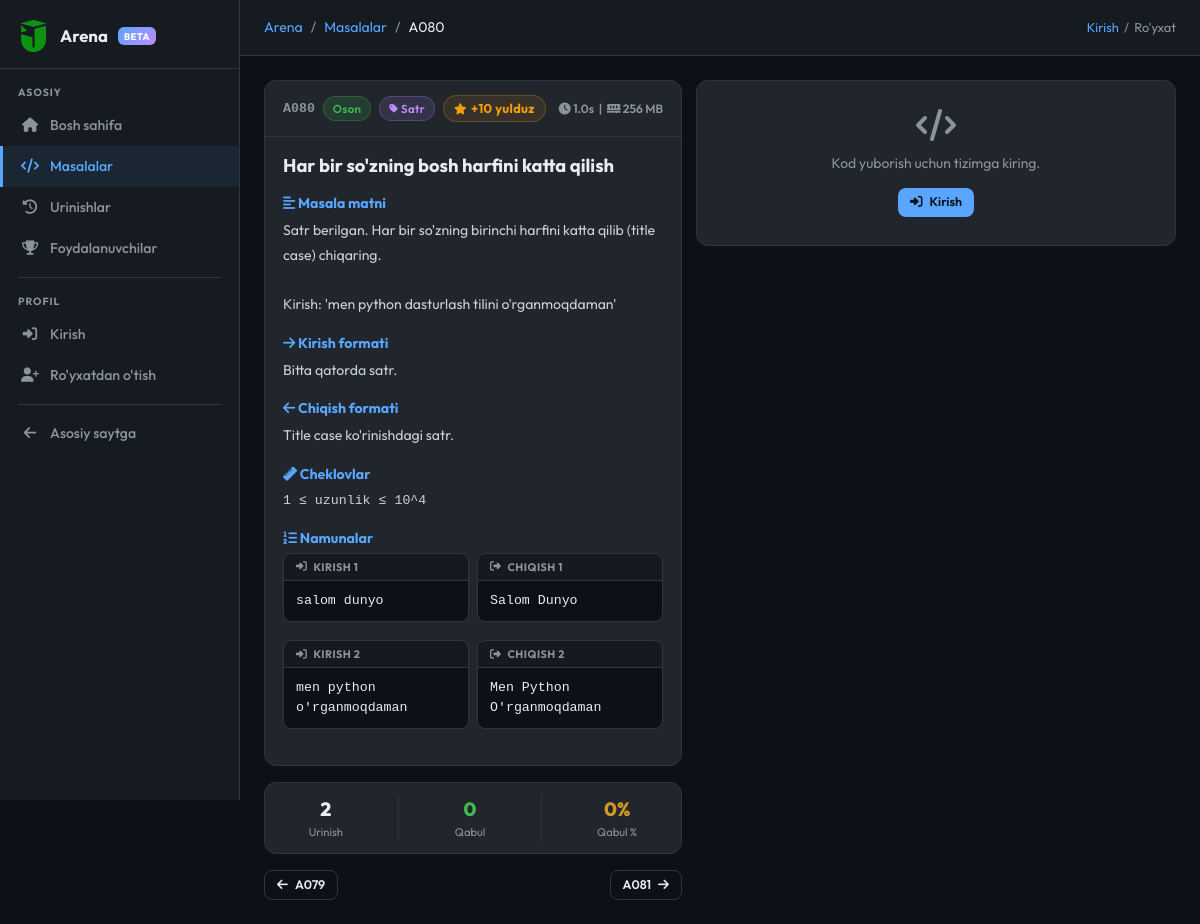
/arena/problems/80, run on an earlier commit of the app's database.
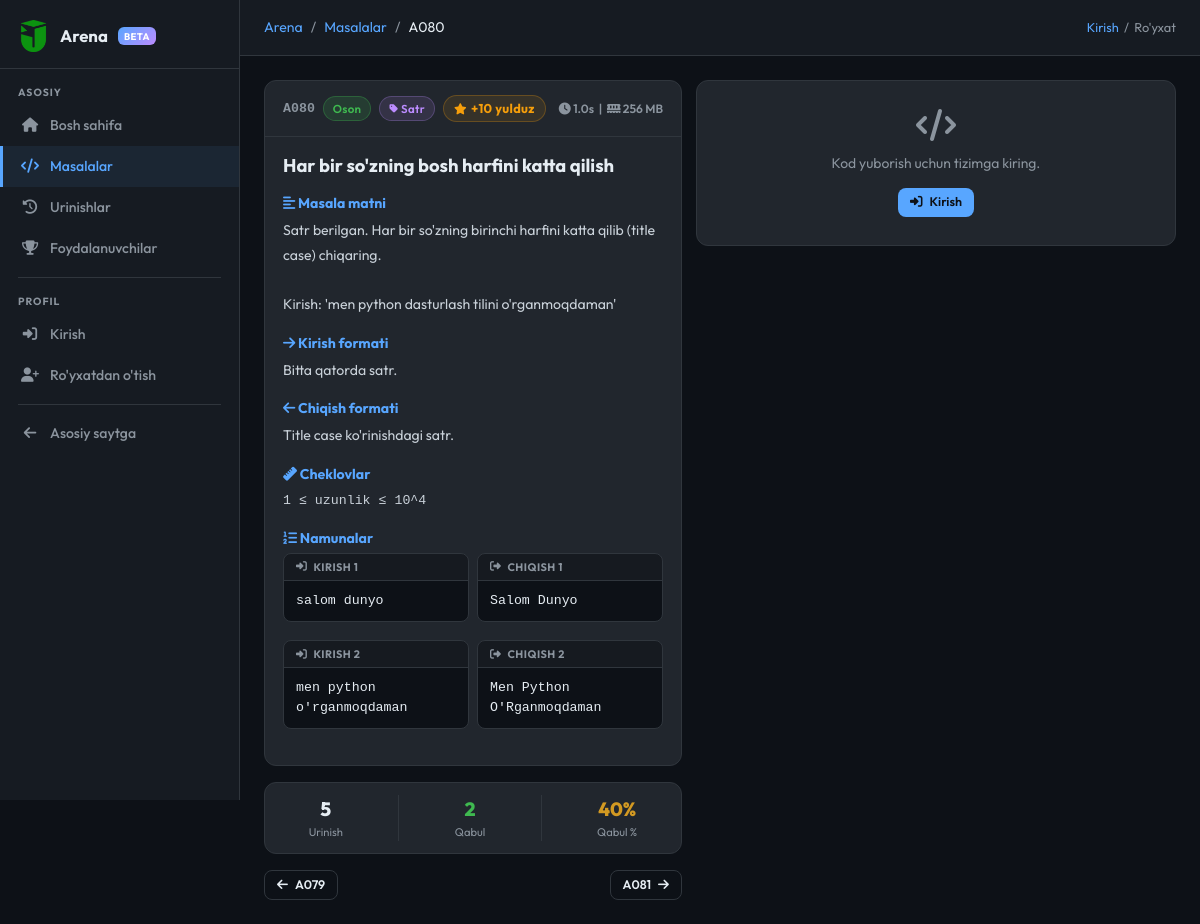
And on a later commit of the database.
### models.py (models this page shows)
class ArenaProblem(db.Model):
    __tablename__ = 'arena_problems'
    id = db.Column(db.Integer, primary_key=True)
    code = db.Column(db.String(10), unique=True, nullable=False)  # A001, M005
    title = db.Column(db.String(200), nullable=False)
    description = db.Column(db.Text, nullable=False)
    input_format = db.Column(db.Text, default='')
    output_format = db.Column(db.Text, default='')
    constraints = db.Column(db.Text, default='')
    examples = db.Column(db.Text, default='[]')  # JSON: [{input, output, explanation}]
    hidden_tests = db.Column(db.Text, default='[]')  # JSON: [{input, output}] — foydalanuvchiga ko'rsatilmaydi
    difficulty = db.Column(db.String(10), default='easy')   # easy / medium / hard
    category = db.Column(db.String(50), default='general')
    correct_answer = db.Column(db.Text, default='')          # for auto-grading
    time_limit = db.Column(db.Float, default=1.0)            # seconds (display)
    memory_limit = db.Column(db.Integer, default=256)        # MB (display)
    is_active = db.Column(db.Boolean, default=True)
    created_at = db.Column(db.DateTime, default=tashkent_now)
    accepted_count = db.Column(db.Integer, default=0)
    submission_count = db.Column(db.Integer, default=0)
    submissions = db.relationship('ArenaSubmission', backref='problem', lazy='dynamic')
    __table_args__ = (
        db.Index('ix_arena_problem_difficulty', 'difficulty'),
        db.Index('ix_arena_problem_category', 'category'),
        db.Index('ix_arena_problem_active', 'is_active'),
    )

### routes/arena.py (the view)
@arena_bp.route('/problems/<int:pid>')
def problem_detail(pid):
    problem = ArenaProblem.query.filter_by(id=pid, is_active=True).first_or_404()
    try:
        examples = json.loads(problem.examples or '[]')
    except (ValueError, TypeError):
        examples = []
    uid = session.get('arena_user_id')
    my_subs = []
    already_solved = False
    if uid:
        my_subs = (ArenaSubmission.query
                   .filter_by(user_id=uid, problem_id=pid)
                   .order_by(ArenaSubmission.submitted_at.desc())
                   .limit(10).all())
        already_solved = any(s.status == 'AC' for s in my_subs)
    prev_p = (ArenaProblem.query.filter_by(is_active=True)
              .filter(ArenaProblem.code < problem.code)
              .order_by(ArenaProblem.code.desc()).first())
    next_p = (ArenaProblem.query.filter_by(is_active=True)
              .filter(ArenaProblem.code > problem.code)
              .order_by(ArenaProblem.code.asc()).first())
    return render_template('arena/problem_detail.html',
                           problem=problem,
                           examples=examples,
                           my_subs=my_subs,
                           already_solved=already_solved,
                           prev_p=prev_p,
                           next_p=next_p)

### templates/arena/problem_detail.html (shortened to what this page needs)
{% extends "arena/base.html" %}
{% block breadcrumb %}
  <li class="breadcrumb-item"><a href="{{ url_for('arena.problems') }}">Masalalar</a></li>
  <li class="breadcrumb-item active">{{ problem.code }}</li>
{% endblock %}
{% block content %}
<div class="pd-wrap">
  <div>
    <div class="ar-card mb-3">
      {% set prob_stars = {'easy': 10, 'medium': 25, 'hard': 50}[problem.difficulty] if problem.difficulty in ('easy','medium','hard') else 10 %}
      <div class="ar-card-header justify-content-between">
        <div class="d-flex align-items-center gap-2 flex-wrap">
          <span style="font-family:'Courier New',monospace; color:var(--ar-muted); font-size:.83rem;">{{ problem.code }}</span>
          <span class="ar-badge badge-{{ problem.difficulty }}">
            {% if problem.difficulty == 'easy' %}Oson{% elif problem.difficulty == 'medium' %}O'rta{% else %}Qiyin{% endif %}
          </span>
          {% if problem.category %}
          <span class="ar-badge" style="background:rgba(188,140,255,.12); color:var(--ar-purple); border:1px solid rgba(188,140,255,.25);">
            <i class="fas fa-tag" style="font-size:.6rem; margin-right:3px;"></i>{{ problem.category }}
          </span>
          {% endif %}
          <span title="Bu masalani to'liq yechsangiz {{ prob_stars }} yulduz olasiz"
                style="display:inline-flex; align-items:center; gap:4px; font-size:.8rem;
                       color:#f59e0b; background:rgba(245,158,11,.1);
                       border:1px solid rgba(245,158,11,.25); border-radius:20px;
                       padding:3px 10px; font-weight:700; letter-spacing:.3px;">
            <i class="fas fa-star" style="font-size:.7rem;"></i>
            +{{ prob_stars }} yulduz
          </span>
        </div>
        <div style="font-size:.75rem; color:var(--ar-muted); white-space:nowrap;">
          <i class="fas fa-clock"></i> {{ problem.time_limit }}s &nbsp;|&nbsp;
          <i class="fas fa-memory"></i> {{ problem.memory_limit }} MB
        </div>
      </div>
      <div class="ar-card-body">
        <h2 style="font-size:1.15rem; font-weight:700; margin:0 0 14px;">{{ problem.title }}</h2>
        <div class="problem-body">
          <h3><i class="fas fa-align-left"></i> Masala matni</h3>
          <p style="white-space:pre-wrap;">{{ problem.description }}</p>
          {% if problem.input_format %}
          <h3><i class="fas fa-arrow-right"></i> Kirish formati</h3>
          <p>{{ problem.input_format }}</p>
          {% endif %}
          {% if problem.output_format %}
          <h3><i class="fas fa-arrow-left"></i> Chiqish formati</h3>
          <p>{{ problem.output_format }}</p>
          {% endif %}
          {% if problem.constraints %}
          <h3><i class="fas fa-ruler"></i> Cheklovlar</h3>
          <p style="font-family:'Courier New',monospace; font-size:.83rem;">{{ problem.constraints }}</p>
          {% endif %}
          {% if examples %}
          <h3><i class="fas fa-list-ol"></i> Namunalar</h3>
          {% for ex in examples %}
          <div class="row g-2 mb-2">
            <div class="col-6">
              <div class="example-box">
                <div class="ex-head"><i class="fas fa-sign-in-alt"></i> Kirish {{ loop.index }}</div>
                <pre>{{ ex.input or '(bo\'sh)' }}</pre>
              </div>
            </div>
            <div class="col-6">
              <div class="example-box">
                <div class="ex-head"><i class="fas fa-sign-out-alt"></i> Chiqish {{ loop.index }}</div>
                <pre>{{ ex.output or '(bo\'sh)' }}</pre>
              </div>
            </div>
          </div>
          {% endfor %}
          {% endif %}
        </div>
      </div>
    </div>
    <div class="ar-card mb-3">
      <div class="ar-card-body" style="padding:12px 16px;">
        <div class="d-flex justify-content-around text-center">
          <div>
            <div style="font-size:1.2rem; font-weight:800; color:var(--ar-text);">{{ problem.submission_count }}</div>
            <div style="font-size:.7rem; color:var(--ar-muted);">Urinish</div>
          </div>
          <div>
            <div style="font-size:1.2rem; font-weight:800; color:var(--ar-green);">{{ problem.accepted_count }}</div>
            <div style="font-size:.7rem; color:var(--ar-muted);">Qabul</div>
          </div>
          <div>
            <div style="font-size:1.2rem; font-weight:800; color:var(--ar-yellow);">
              {% if problem.submission_count %}{{ (problem.accepted_count/problem.submission_count*100)|round|int }}%{% else %}—{% endif %}
            </div>
            <div style="font-size:.7rem; color:var(--ar-muted);">Qabul %</div>
          </div>
        </div>
      </div>
    </div>
    <div class="d-flex justify-content-between gap-2">
      {% if prev_p %}
      <a href="{{ url_for('arena.problem_detail', pid=prev_p.id) }}" class="ar-btn ar-btn-outline ar-btn-sm">
        <i class="fas fa-arrow-left"></i> {{ prev_p.code }}
      </a>
      {% else %}<div></div>{% endif %}
      {% if next_p %}
      <a href="{{ url_for('arena.problem_detail', pid=next_p.id) }}" class="ar-btn ar-btn-outline ar-btn-sm">
        {{ next_p.code }} <i class="fas fa-arrow-right"></i>
      </a>
      {% endif %}
    </div>
  </div>
  <div class="editor-panel">
    {% if arena_user %}
      {% if already_solved %}
      <div class="ar-alert ar-alert-success mb-3" style="padding:10px 14px; font-size:.84rem;">
        <i class="fas fa-check-circle"></i> Bu masalani muvaffaqiyatli yechdingiz!
      </div>
      {% endif %}
      <div class="ar-card mb-3">
        <div class="editor-toolbar">
          <span class="lang-badge"><i class="fab fa-python"></i> Python</span>
          <select id="langSelect">
            <option value="python" selected>Python 3</option>
          </select>
          <span style="margin-left:auto; font-size:.72rem; color:var(--ar-muted);">
            <i class="fas fa-keyboard"></i> Tab = 4 bo'sh joy
          </span>
        </div>
        <textarea id="codeEditor" spellcheck="false" autocomplete="off" autocorrect="off"
                  placeholder="# Kodingizni shu yerga yozing...
# Masalan:
n = int(input())
print(n * 2)
"></textarea>
      </div>
      <div class="action-row">
        <button id="btnRun" class="btn-run" onclick="runCode()">
          <i class="fas fa-play"></i> Sinab ko'rish
        </button>
        <button id="btnSubmit" class="btn-submit" onclick="submitCode()">
          <i class="fas fa-paper-plane"></i> Yuborish
        </button>
      </div>
      <div id="outputPanel">
        <div class="out-header">
          <span id="outVerdict" class="out-verdict vrd-running">
            <i class="fas fa-spinner fa-spin"></i> Bajarilmoqda...
          </span>
          <span id="outTime" class="out-time"></span>
        </div>
        <div id="outBody" class="out-body" style="display:none;"></div>
        <div id="outError" class="out-error" style="display:none;"></div>
      </div>
      <div id="stdinWrap" style="margin-top:10px; display:none;">
        <div style="font-size:.72rem; font-weight:700; color:var(--ar-muted); margin-bottom:5px; text-transform:uppercase; letter-spacing:.4px;">
          <i class="fas fa-terminal" style="color:var(--ar-yellow);"></i> Test kirish (ixtiyoriy)
        </div>
        <textarea id="stdinField" rows="3"
                  style="width:100%; background:#0d1117; border:1px solid var(--ar-border);
                         color:var(--ar-green); border-radius:6px; padding:8px 10px;
                         font-family:'Courier New',monospace; font-size:.82rem; resize:vertical;"
                  placeholder="Masalan: 5"></textarea>
      </div>
      <div style="margin-top:6px;">
        <button onclick="toggleStdin()" style="background:none; border:none; color:var(--ar-muted);
                font-size:.75rem; cursor:pointer; padding:0;">
          <i class="fas fa-chevron-down" id="stdinIcon"></i> O'z kirish ma'lumotimni kiritish
        </button>
      </div>
    {% else %}
      <div class="ar-card">
        <div class="ar-card-body" style="text-align:center; padding:28px 20px;">
          <i class="fas fa-code" style="font-size:2rem; color:var(--ar-muted); margin-bottom:12px; display:block;"></i>
          <p style="color:var(--ar-muted); font-size:.87rem; margin-bottom:14px;">
            Kod yuborish uchun tizimga kiring.
          </p>
          <a href="{{ url_for('arena.login', next=request.path) }}" class="ar-btn ar-btn-primary ar-btn-sm">
            <i class="fas fa-sign-in-alt"></i> Kirish
          </a>
        </div>
      </div>
    {% endif %}
  </div>
</div>
{% endblock %}

### templates/arena/base.html (shortened to what this page needs)
<!DOCTYPE html>
<html lang="uz">
<head>
  {% set _site_name = "Jahon School Arena — Asilbek Mirolimov" %}
  {% set _base_url  = (config.get("PUBLIC_BASE_URL","") or request.url_root).rstrip("/") %}
  {% set _default_desc = "Jahon School Arena — Asilbek Mirolimov tomonidan yaratilgan dasturlash platformasi. Masalalarni yeching, bilimingizni sinang, reytingda yuqoriga chiqing." %}
  {% set _default_kw   = "jahon school arena, jahon school test, asilbek mirolimov, arena, dasturlash, python, algoritmlar, online judge, bilim sinash, masala, kod, reyting, informatika, uzbekistan" %}
  {% set _og_image     = _base_url + url_for('static', filename='img/logo.png') %}
  <link href="https://cdn.jsdelivr.net/npm/bootstrap@5.3.0/dist/css/bootstrap.min.css" rel="stylesheet">
  <link rel="stylesheet" href="https://cdnjs.cloudflare.com/ajax/libs/font-awesome/6.4.0/css/all.min.css">
</head>
<body>
<aside class="ar-sidebar" id="arSidebar">
  <a class="ar-sidebar-logo" href="{{ url_for('arena.index') }}">
    <img src="{{ url_for('static', filename='img/logo.png') }}" alt="logo">
    <span>Arena</span>
    <span class="badge-arena">BETA</span>
  </a>
  <nav class="ar-nav">
    <div class="ar-nav-label">Asosiy</div>
    <a class="ar-nav-link {% if request.endpoint == 'arena.index' %}active{% endif %}"
       href="{{ url_for('arena.index') }}">
      <i class="fas fa-home"></i> Bosh sahifa
    </a>
    <a class="ar-nav-link {% if request.endpoint in ('arena.problems','arena.problem_detail') %}active{% endif %}"
       href="{{ url_for('arena.problems') }}">
      <i class="fas fa-code"></i> Masalalar
    </a>
    <a class="ar-nav-link {% if request.endpoint == 'arena.submissions' %}active{% endif %}"
       {% if arena_user %}href="{{ url_for('arena.submissions') }}"{% else %}href="{{ url_for('arena.login') }}"{% endif %}>
      <i class="fas fa-history"></i> Urinishlar
    </a>
    <a class="ar-nav-link {% if request.endpoint == 'arena.users' %}active{% endif %}"
       href="{{ url_for('arena.users') }}">
      <i class="fas fa-trophy"></i> Foydalanuvchilar
    </a>
    <div class="ar-nav-sep"></div>
    <div class="ar-nav-label">Profil</div>
    {% if arena_user %}
    <a class="ar-nav-link {% if request.endpoint == 'arena.profile' %}active{% endif %}"
       href="{{ url_for('arena.profile', username=arena_user.username) }}">
      <i class="fas fa-user"></i> Profilim
    </a>
    <a class="ar-nav-link {% if request.endpoint == 'arena.settings' %}active{% endif %}"
       href="{{ url_for('arena.settings') }}">
      <i class="fas fa-cog"></i> Sozlamalar
    </a>
    {% else %}
    <a class="ar-nav-link {% if request.endpoint == 'arena.login' %}active{% endif %}"
       href="{{ url_for('arena.login') }}">
      <i class="fas fa-sign-in-alt"></i> Kirish
    </a>
    <a class="ar-nav-link {% if request.endpoint == 'arena.register' %}active{% endif %}"
       href="{{ url_for('arena.register') }}">
      <i class="fas fa-user-plus"></i> Ro'yxatdan o'tish
    </a>
    {% endif %}
    <div class="ar-nav-sep"></div>
    <a class="ar-nav-link" href="{{ url_for('main.index') }}" target="_blank">
      <i class="fas fa-arrow-left"></i> Asosiy saytga
    </a>
  </nav>
</aside>
<div class="ar-main">
  <div class="ar-topbar">
    <nav aria-label="breadcrumb">
      <ol class="breadcrumb">
        <li class="breadcrumb-item"><a href="{{ url_for('arena.index') }}">Arena</a></li>
        {% block breadcrumb %}{% endblock %}
      </ol>
    </nav>
    <div class="ms-auto" style="font-size:0.8rem; color:var(--ar-muted);">
      {% if arena_user %}
      <a href="{{ url_for('arena.profile', username=arena_user.username) }}"
         style="color:var(--ar-primary); text-decoration:none; font-weight:600;">
        @{{ arena_user.username }}
      </a>
      {% else %}
      <a href="{{ url_for('arena.login') }}" style="color:var(--ar-primary); text-decoration:none;">Kirish</a>
      &nbsp;/&nbsp;
      <a href="{{ url_for('arena.register') }}" style="color:var(--ar-muted); text-decoration:none;">Ro'yxat</a>
      {% endif %}
    </div>
  </div>
  <div class="ar-content">
    {% block content %}{% endblock %}
  </div>
</div>
</body>
</html>

What changed in the data, as far as the page shows it:
changed ArenaProblem "men python o'rganmoqdaman": correct_answer "Men Python O'rganmoqdaman" → "Men Python O'Rganmoqdaman"; submission_count "2" → "5"; accepted_count "0" → "2"; accepted_count+submission_count "0" → "40"
